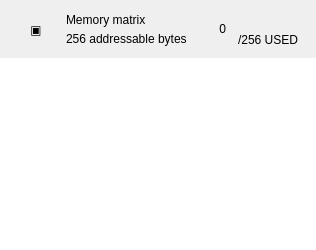
       <widget class="QFrame" name="memoryCard">
        <property name="frameShape">
         <enum>QFrame::NoFrame</enum>
        </property>
        <property name="role" stdset="0">
         <string>card</string>
        </property>
        <layout class="QVBoxLayout" name="memoryCardLayout">
         <property name="spacing">
          <number>0</number>
         </property>
         <property name="leftMargin">
          <number>0</number>
         </property>
         <property name="topMargin">
          <number>0</number>
         </property>
         <property name="rightMargin">
          <number>0</number>
         </property>
         <property name="bottomMargin">
          <number>0</number>
         </property>
         <item>
          <widget class="QFrame" name="memoryHeader">
           <property name="frameShape">
            <enum>QFrame::NoFrame</enum>
           </property>
           <property name="role" stdset="0">
            <string>cardheader</string>
           </property>
           <layout class="QHBoxLayout" name="memoryHeaderLayout">
            <property name="spacing">
             <number>12</number>
            </property>
            <property name="leftMargin">
             <number>18</number>
            </property>
            <property name="topMargin">
             <number>11</number>
            </property>
            <property name="rightMargin">
             <number>18</number>
            </property>
            <property name="bottomMargin">
             <number>11</number>
            </property>
            <item>
             <widget class="QLabel" name="memoryIcon">
              <property name="text">
               <string>▣</string>
              </property>
              <property name="alignment">
               <set>Qt::AlignCenter</set>
              </property>
              <property name="role" stdset="0">
               <string>icon</string>
              </property>
              <property name="minimumSize">
               <size>
                <width>36</width>
                <height>36</height>
               </size>
              </property>
              <property name="maximumSize">
               <size>
                <width>36</width>
                <height>36</height>
               </size>
              </property>
             </widget>
            </item>
            <item>
             <layout class="QVBoxLayout" name="memoryTitleLayout">
              <property name="spacing">
               <number>2</number>
              </property>
              <property name="leftMargin">
               <number>0</number>
              </property>
              <property name="topMargin">
               <number>0</number>
              </property>
              <property name="rightMargin">
               <number>0</number>
              </property>
              <property name="bottomMargin">
               <number>0</number>
              </property>
              <item>
               <widget class="QLabel" name="memoryTitle">
                <property name="text">
                 <string>Memory matrix</string>
                </property>
                <property name="role" stdset="0">
                 <string>cardtitle</string>
                </property>
               </widget>
              </item>
              <item>
               <widget class="QLabel" name="memorySubtitle">
                <property name="text">
                 <string>256 addressable bytes</string>
                </property>
                <property name="role" stdset="0">
                 <string>cardsub</string>
                </property>
               </widget>
              </item>
             </layout>
            </item>
            <item>
             <spacer name="memoryHeaderSpacer">
              <property name="orientation">
               <enum>Qt::Horizontal</enum>
              </property>
              <property name="sizeHint" stdset="0">
               <size>
                <width>20</width>
                <height>10</height>
               </size>
              </property>
             </spacer>
            </item>
            <item>
             <widget class="QLabel" name="usedCountLabel">
              <property name="text">
               <string>0</string>
              </property>
              <property name="alignment">
               <set>Qt::AlignRight|Qt::AlignVCenter</set>
              </property>
              <property name="role" stdset="0">
               <string>usedcount</string>
              </property>
             </widget>
            </item>
            <item alignment="Qt::AlignBottom">
             <widget class="QLabel" name="usedTextLabel">
              <property name="text">
               <string>/256 USED</string>
              </property>
              <property name="role" stdset="0">
               <string>faint</string>
              </property>
             </widget>
            </item>
           </layout>
          </widget>
         </item>
         <item>
          <widget class="QTableWidget" name="memoryTable">
           <property name="frameShape">
            <enum>QFrame::NoFrame</enum>
           </property>
          </widget>
         </item>
        </layout>
       </widget>
